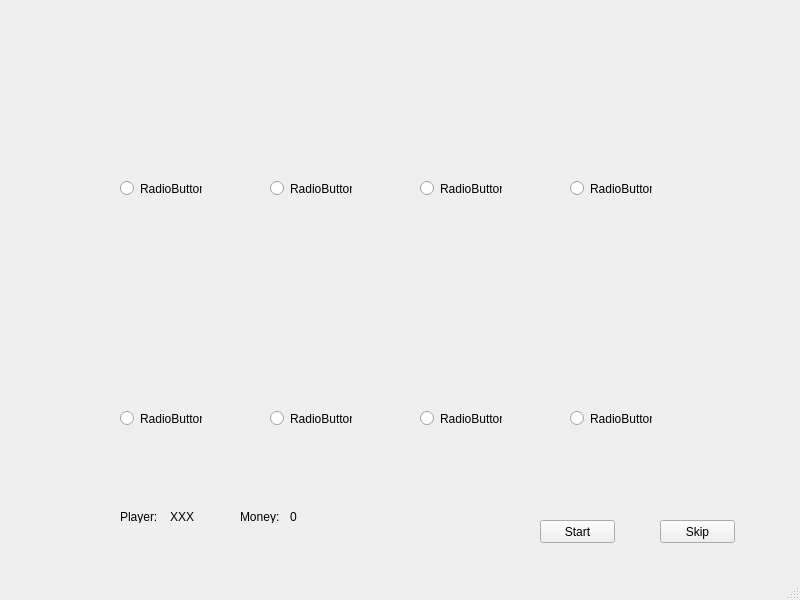
<?xml version="1.0" encoding="UTF-8"?>
<ui version="4.0">
 <class>G_BiddingWindows</class>
 <widget class="QMainWindow" name="G_BiddingWindows">
  <property name="geometry">
   <rect>
    <x>0</x>
    <y>0</y>
    <width>800</width>
    <height>600</height>
   </rect>
  </property>
  <property name="windowTitle">
   <string>Power Plant Market</string>
  </property>
  <widget class="QWidget" name="centralwidget">
   <widget class="QRadioButton" name="radioButton">
    <property name="geometry">
     <rect>
      <x>120</x>
      <y>180</y>
      <width>82</width>
      <height>17</height>
     </rect>
    </property>
    <property name="text">
     <string>RadioButton</string>
    </property>
   </widget>
   <widget class="QRadioButton" name="radioButton_2">
    <property name="geometry">
     <rect>
      <x>270</x>
      <y>180</y>
      <width>82</width>
      <height>17</height>
     </rect>
    </property>
    <property name="text">
     <string>RadioButton</string>
    </property>
   </widget>
   <widget class="QRadioButton" name="radioButton_3">
    <property name="geometry">
     <rect>
      <x>420</x>
      <y>180</y>
      <width>82</width>
      <height>17</height>
     </rect>
    </property>
    <property name="text">
     <string>RadioButton</string>
    </property>
   </widget>
   <widget class="QRadioButton" name="radioButton_4">
    <property name="geometry">
     <rect>
      <x>570</x>
      <y>180</y>
      <width>82</width>
      <height>17</height>
     </rect>
    </property>
    <property name="text">
     <string>RadioButton</string>
    </property>
   </widget>
   <widget class="QRadioButton" name="radioButton_5">
    <property name="geometry">
     <rect>
      <x>120</x>
      <y>410</y>
      <width>82</width>
      <height>17</height>
     </rect>
    </property>
    <property name="text">
     <string>RadioButton</string>
    </property>
   </widget>
   <widget class="QRadioButton" name="radioButton_6">
    <property name="geometry">
     <rect>
      <x>270</x>
      <y>410</y>
      <width>82</width>
      <height>17</height>
     </rect>
    </property>
    <property name="text">
     <string>RadioButton</string>
    </property>
   </widget>
   <widget class="QRadioButton" name="radioButton_7">
    <property name="geometry">
     <rect>
      <x>420</x>
      <y>410</y>
      <width>82</width>
      <height>17</height>
     </rect>
    </property>
    <property name="text">
     <string>RadioButton</string>
    </property>
   </widget>
   <widget class="QRadioButton" name="radioButton_8">
    <property name="geometry">
     <rect>
      <x>570</x>
      <y>410</y>
      <width>82</width>
      <height>17</height>
     </rect>
    </property>
    <property name="text">
     <string>RadioButton</string>
    </property>
   </widget>
   <widget class="QPushButton" name="pushButton">
    <property name="geometry">
     <rect>
      <x>540</x>
      <y>520</y>
      <width>75</width>
      <height>23</height>
     </rect>
    </property>
    <property name="text">
     <string>Start</string>
    </property>
   </widget>
   <widget class="QPushButton" name="pushButton_2">
    <property name="geometry">
     <rect>
      <x>660</x>
      <y>520</y>
      <width>75</width>
      <height>23</height>
     </rect>
    </property>
    <property name="text">
     <string>Skip</string>
    </property>
   </widget>
   <widget class="QLabel" name="label">
    <property name="geometry">
     <rect>
      <x>120</x>
      <y>510</y>
      <width>47</width>
      <height>13</height>
     </rect>
    </property>
    <property name="text">
     <string>Player:</string>
    </property>
   </widget>
   <widget class="QLabel" name="label_2">
    <property name="geometry">
     <rect>
      <x>240</x>
      <y>510</y>
      <width>47</width>
      <height>13</height>
     </rect>
    </property>
    <property name="text">
     <string>Money:</string>
    </property>
   </widget>
   <widget class="QLabel" name="label_3">
    <property name="geometry">
     <rect>
      <x>170</x>
      <y>510</y>
      <width>47</width>
      <height>13</height>
     </rect>
    </property>
    <property name="text">
     <string>XXX</string>
    </property>
   </widget>
   <widget class="QLabel" name="label_4">
    <property name="geometry">
     <rect>
      <x>290</x>
      <y>510</y>
      <width>47</width>
      <height>13</height>
     </rect>
    </property>
    <property name="text">
     <string>0</string>
    </property>
   </widget>
  </widget>
  <widget class="QStatusBar" name="statusbar"/>
 </widget>
 <resources/>
 <connections/>
</ui>
